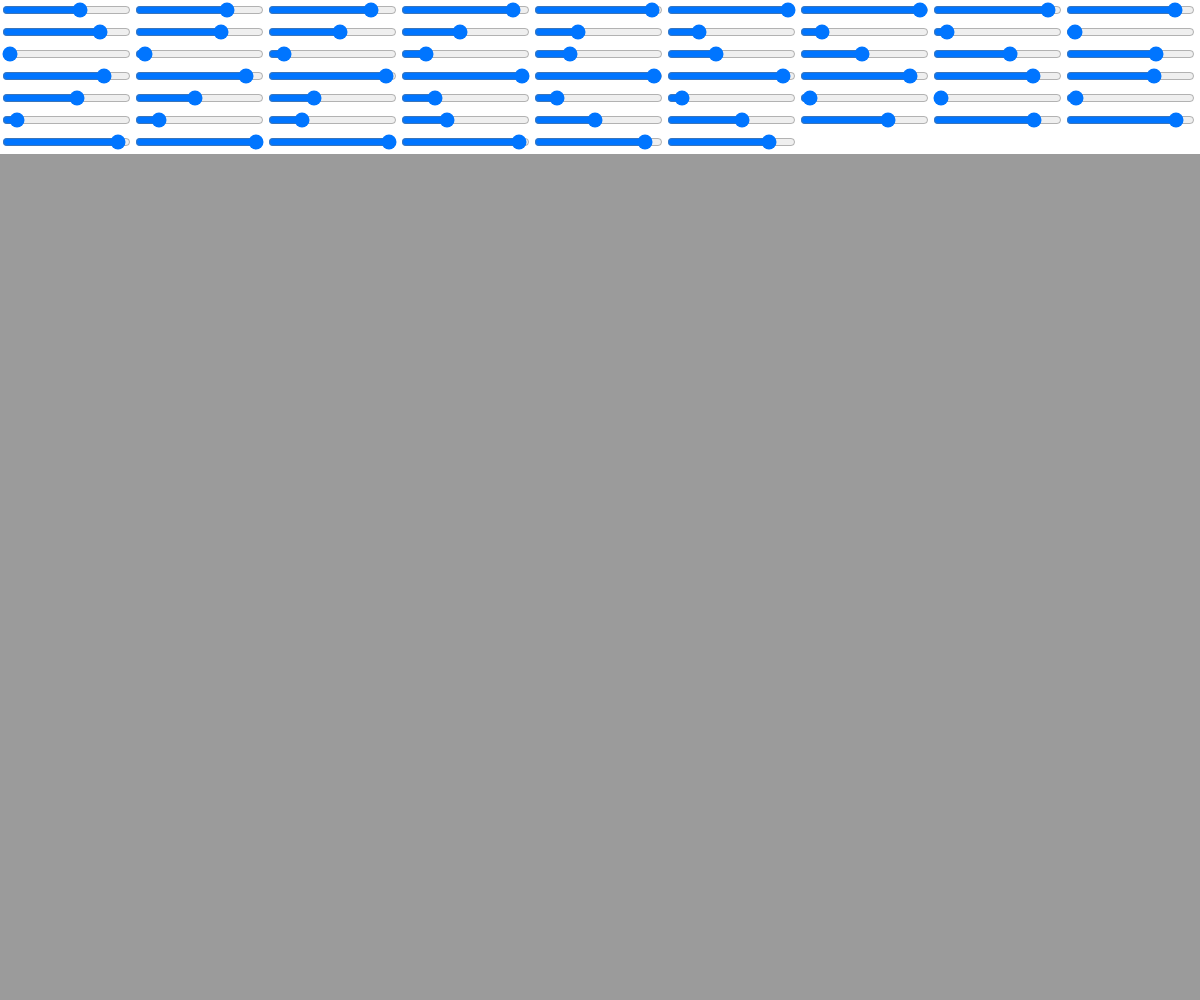
Frame 1 (no input)
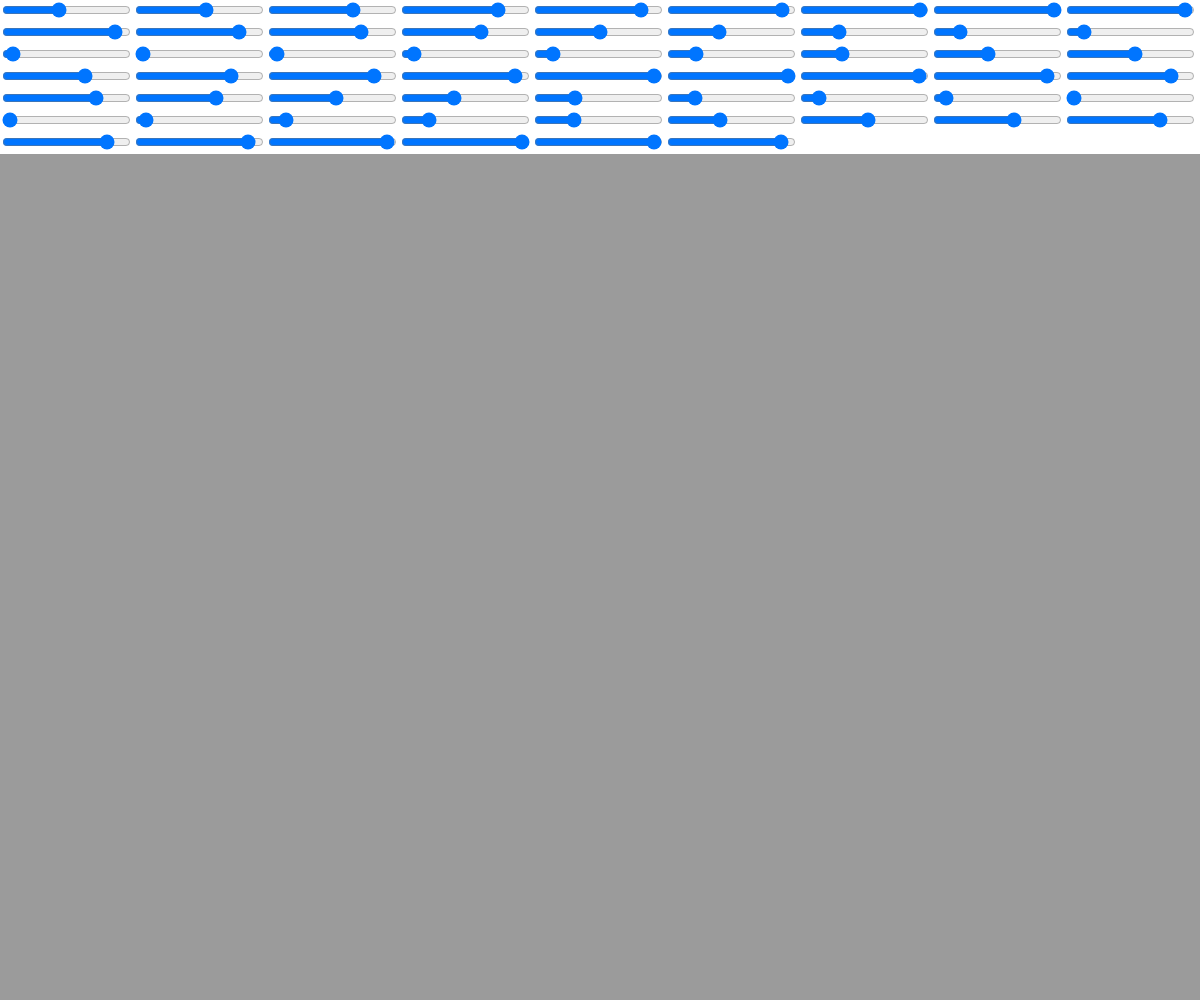
Frame 60 (no input)
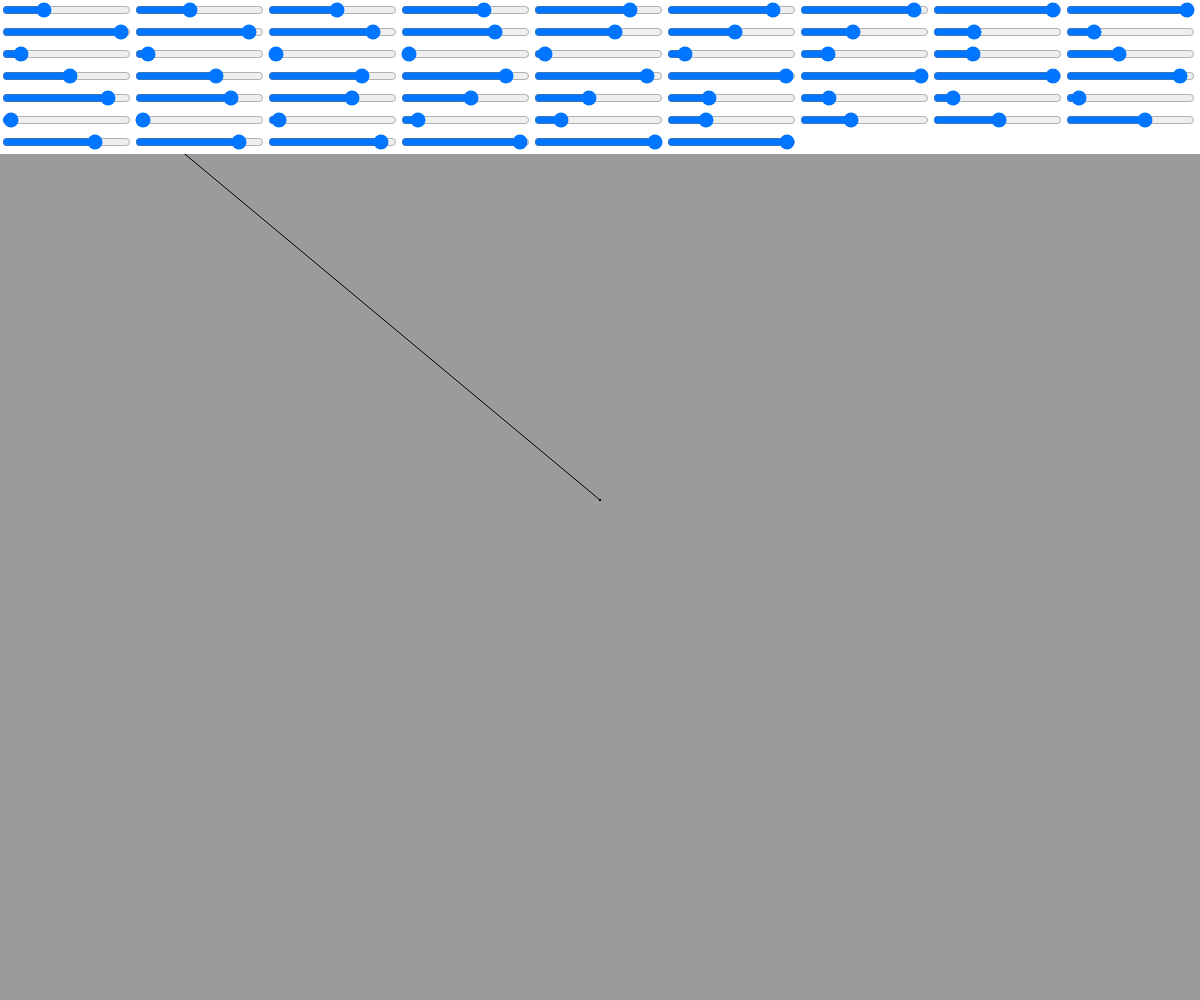
Frame 120 (the mouse pressed at the canvas centre since frame 60)

The p5.js sketch that drew these frames (run headless with seeded random() and noise() and a simulated clock; from frame 60 on, the mouse is pressed at the canvas centre):

// p5.js sketch
// ── sketch.js
var sliders = [];
var angle = 0;
var x;
var canvas;
var y = 1;
var a = 0;

function setup() {
    canvas = createCanvas(windowWidth, windowHeight);

    canvas.position(0, 0);
    canvas.style('z-index', '-1');
    canvas
    for (var i = 0; i < 60; i++) {
        sliders[i] = createSlider(0, 100, 50);
    }

    background(155);
}

function windowResized() {
    resizeCanvas(windowWidth, windowHeight);
}



function draw() {

    a += y;
    if (a == 255) {
        y = -y;
    } else if (a == 0) {
        y = -y;
    }

    //background(a);
    //x = random(35, 65);
    var offset = 0;
    for (var i = 0; i < sliders.length; i++) {
        offset += 0.25;
        x = map(sin(angle + offset), -1, 1, 0, 100);

        sliders[i].value(x);
    }
    angle += 0.1;


    if (mouseIsPressed) {
        line(pmouseX, pmouseY, mouseX, mouseY);
    }



}
